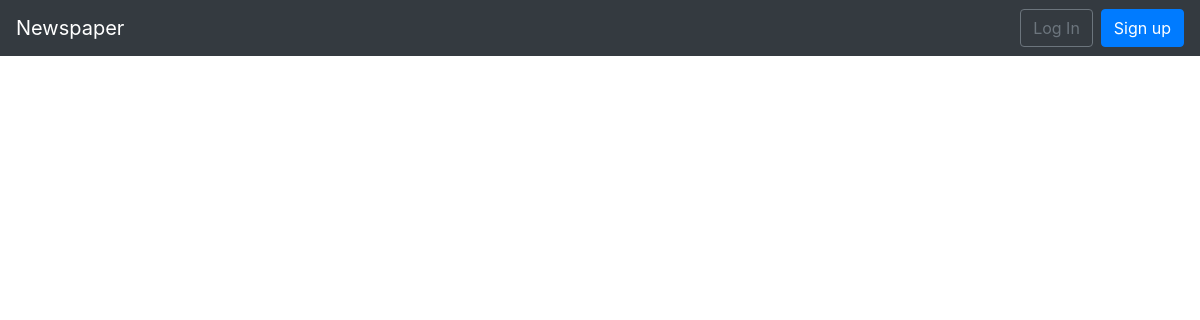
The page /articles/ on the database as committed earlier.
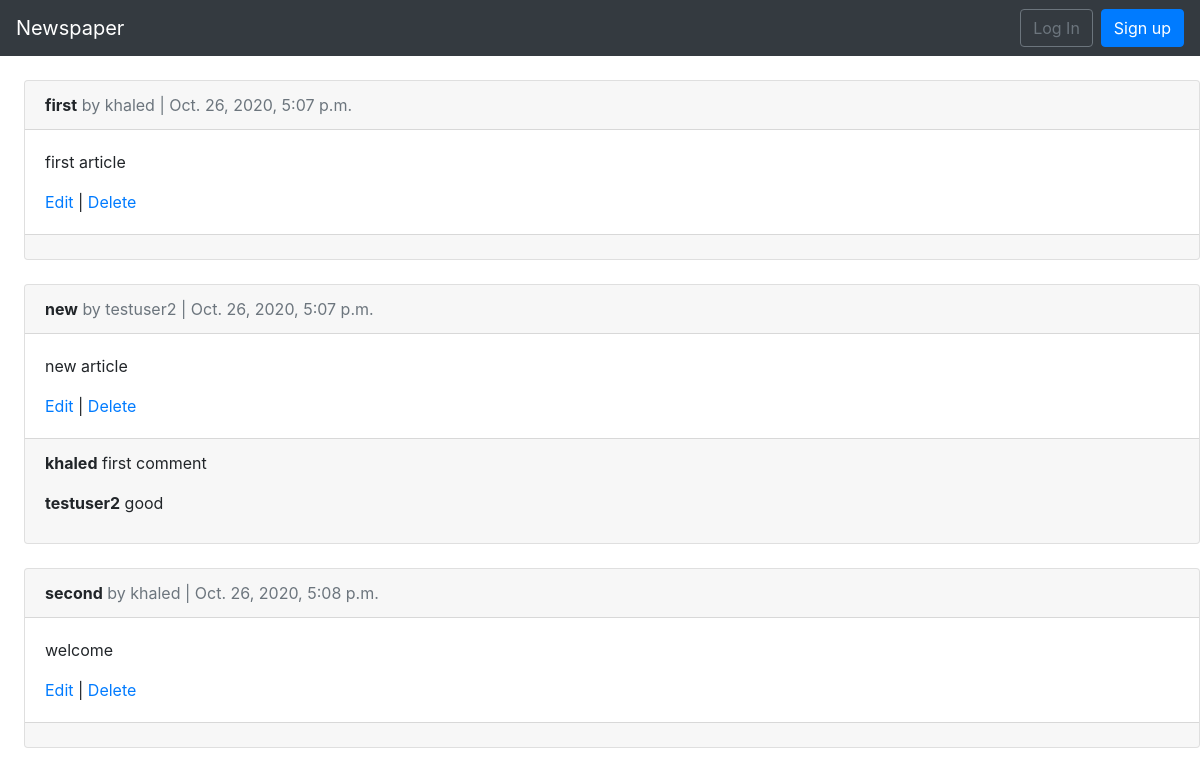
The same page on the database as committed later.
### articles/models.py (models this page shows, shortened)
class Article (models.Model):
    title = models.CharField(max_length=255)
    body = models.TextField()
    date = models.DateTimeField(auto_now_add=True)
    author = models.ForeignKey(get_user_model(), on_delete=models.CASCADE,)

class Comment (models.Model):
    article = models.ForeignKey(
        Article , on_delete=models.CASCADE , related_name= "comments"
    )
    comment = models.CharField(max_length=140)
    author = models.ForeignKey(get_user_model(), on_delete=models.CASCADE)
    def __str__(self):
        return self.comment

### users/models.py (models this page shows)
class CustomUser (AbstractUser):
    age = models.PositiveIntegerField(null = True , blank = True)

### articles/views.py (the view)
# urls.py: path("", ArticleListView.as_view(), name = "article_list"),
class ArticleListView (ListView):
    model = Article
    template_name = "article_list.html"

### templates/article_list.html (shortened to what this page needs)
{% extends 'base.html' %}
{% block content %}
    {% for article in object_list %}
        <div class="card ml-4">
        <div class='card-header'>
            <span class="font-weight-bold">{{ article.title }}</span>
            <span class="text-muted"> by {{ article.author }} | {{article.date}} </span>
        </div>
        <div class="card-body">
            <p>{{ article.body }}</p>
            <a href={% url 'article_edit' article.pk %}>Edit</a> |
            <a href={% url 'article_delete' article.pk %}>Delete</a>
        </div>
        <div class="card-footer">
        {% for comment in article.comments.all %}
            <p>
                <span class="font-weight-bold">{{ comment.author }}</span>
                {{ comment }}
            </p>
        {% endfor %}
        </div>
        </div>
    <br>
    {% endfor %}
{% endblock content %}

### templates/base.html (shortened to what this page needs)
<!DOCTYPE html>
<html lang="en">
<head>
    <link rel="stylesheet" href="https://stackpath.bootstrapcdn.com/bootstrap/4.1.3/css/bootstrap.min.css">
</head>
<body>
    <nav class="navbar navbar-expand-md navbar-dark bg-dark mb-4">
      <a class="navbar-brand" href="{% url 'home' %}">Newspaper</a>
      <div class="collapse navbar-collapse" id="navbarCollapse">
        {% if user.is_authenticated %}
          <ul class="navbar-nav ml-auto">
            <li class="nav-item">
              <a class="nav-link dropdown-toggle" href="#" id="userMenu" data-toggle="dropdown" aria-haspopup="true" aria-expanded="false">
                {{ user.username }}
              </a>
              <div class="dropdown-menu dropdown-menu-right" aria-labelledby="userMenu">
                <a class="dropdown-item" href="{% url 'password_change'%}">Change password</a>
                <div class="dropdown-divider"></div>
                <a class="dropdown-item" href="{% url 'logout' %}">
                Log Out</a>
              </div>
            </li>
          </ul>
        {% else %}
          <form class="form-inline ml-auto">
            <a href="{% url 'login' %}" class="btn btn-outline-secondary">
            Log In</a>
            <a href="{% url 'signup' %}" class="btn btn-primary ml-2">
            Sign up</a>
          </form>
        {% endif %}
      </div>
    </nav>
    <div>
        {% block content %}
        {% endblock content %}
    </div>
</body>
</html>

Rows that differ between the two databases and show on the page:
added Article: title "first", author "khaled", date "Oct. 26, 2020, 5:07 p.m.", body "first article"
added Article: title "new", author "testuser2", date "Oct. 26, 2020, 5:07 p.m.", body "new article"
added Comment: author "khaled", comment "first comment"
added Comment: author "testuser2", comment "good"
added Article: title "second", author "khaled", date "Oct. 26, 2020, 5:08 p.m.", body "welcome"
